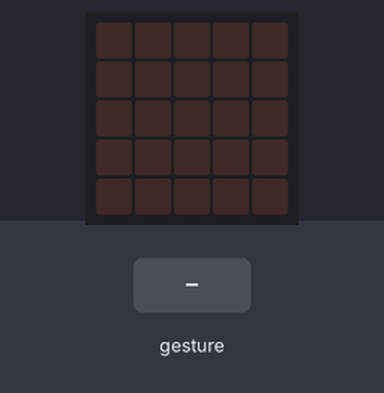
A program run on a simulated BBC micro:bit (MakeCode). Shown: the board's 5×5 LED display. The test bench sets the inputs (shaded band). Random numbers come from a fixed seed; a tilt is held for 1.5 s and a shake lasts 1 s, then the board lies face up again.

Above: at 1.2 s.
1.3 s: gesture 'shake'
At 2.4 s:
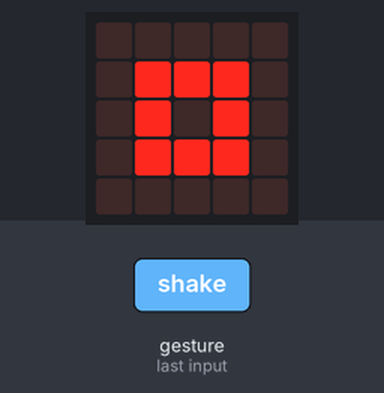
3.0 s: gesture 'shake'
At 3.7 s:
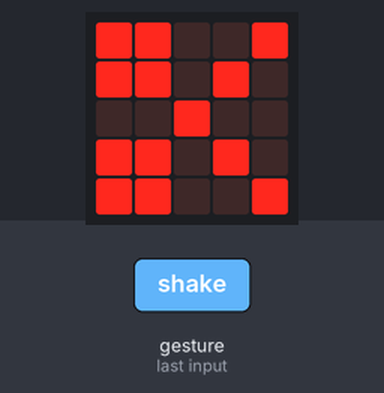
Timing chart, 0 to 6.0 s (numbered marks = the images above; inputs shaded):
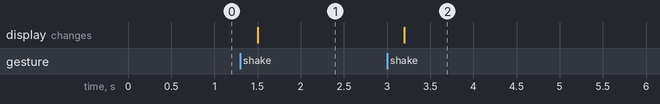

The program:

main.ts
```typescript
let kpo = 0
input.onGesture(Gesture.Shake, function () {
    kpo = randint(0, 2)
    if (kpo == 0) {
        basic.showIcon(IconNames.SmallSquare)
    } else if (kpo == 1) {
        basic.showIcon(IconNames.Square)
    } else {
        basic.showIcon(IconNames.Scissors)
    }
})
basic.forever(function () {

})
```

test.ts
```typescript
// ide kerülnek a tesztek; a rendszer ezt nem kompilálja, ha a csomagot bővítményként használják.
```

Measured:
- after the input at 1.3 s, the display: changes after 0.20 s (image 1)
- after the input at 3.0 s, the display: changes after 0.20 s (image 2)
